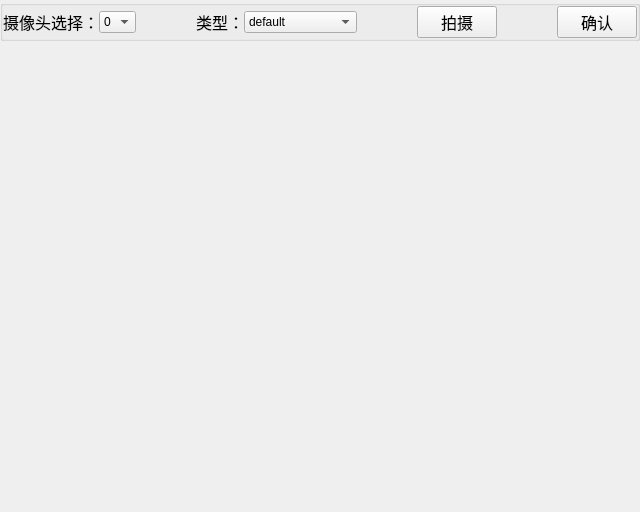
<?xml version="1.0" encoding="UTF-8"?>
<ui version="4.0">
 <class>zhaopian</class>
 <widget class="QWidget" name="zhaopian">
  <property name="geometry">
   <rect>
    <x>0</x>
    <y>0</y>
    <width>640</width>
    <height>512</height>
   </rect>
  </property>
  <property name="windowTitle">
   <string>Form</string>
  </property>
  <layout class="QGridLayout" name="gridLayout_3">
   <property name="leftMargin">
    <number>0</number>
   </property>
   <property name="topMargin">
    <number>0</number>
   </property>
   <property name="rightMargin">
    <number>0</number>
   </property>
   <property name="bottomMargin">
    <number>0</number>
   </property>
   <property name="spacing">
    <number>0</number>
   </property>
   <item row="0" column="0">
    <widget class="QGroupBox" name="groupBox">
     <property name="sizePolicy">
      <sizepolicy hsizetype="Preferred" vsizetype="Fixed">
       <horstretch>0</horstretch>
       <verstretch>0</verstretch>
      </sizepolicy>
     </property>
     <property name="title">
      <string/>
     </property>
     <layout class="QGridLayout" name="gridLayout_2">
      <property name="leftMargin">
       <number>0</number>
      </property>
      <property name="topMargin">
       <number>0</number>
      </property>
      <property name="rightMargin">
       <number>0</number>
      </property>
      <property name="bottomMargin">
       <number>0</number>
      </property>
      <property name="spacing">
       <number>0</number>
      </property>
      <item row="0" column="0">
       <layout class="QGridLayout" name="gridLayout">
        <property name="sizeConstraint">
         <enum>QLayout::SetFixedSize</enum>
        </property>
        <property name="spacing">
         <number>0</number>
        </property>
        <item row="0" column="3">
         <widget class="QLabel" name="label">
          <property name="sizePolicy">
           <sizepolicy hsizetype="Fixed" vsizetype="Fixed">
            <horstretch>0</horstretch>
            <verstretch>0</verstretch>
           </sizepolicy>
          </property>
          <property name="font">
           <font>
            <family>Agency FB</family>
            <pointsize>12</pointsize>
           </font>
          </property>
          <property name="layoutDirection">
           <enum>Qt::RightToLeft</enum>
          </property>
          <property name="text">
           <string>类型：</string>
          </property>
         </widget>
        </item>
        <item row="0" column="7">
         <spacer name="horizontalSpacer_3">
          <property name="orientation">
           <enum>Qt::Horizontal</enum>
          </property>
          <property name="sizeHint" stdset="0">
           <size>
            <width>40</width>
            <height>20</height>
           </size>
          </property>
         </spacer>
        </item>
        <item row="0" column="1">
         <widget class="QComboBox" name="action_JingTou">
          <property name="sizePolicy">
           <sizepolicy hsizetype="Fixed" vsizetype="Fixed">
            <horstretch>0</horstretch>
            <verstretch>0</verstretch>
           </sizepolicy>
          </property>
          <property name="editable">
           <bool>false</bool>
          </property>
          <item>
           <property name="text">
            <string>0</string>
           </property>
          </item>
          <item>
           <property name="text">
            <string extracomment="头像">1</string>
           </property>
          </item>
          <item>
           <property name="text">
            <string>2</string>
           </property>
          </item>
         </widget>
        </item>
        <item row="0" column="2">
         <spacer name="horizontalSpacer_2">
          <property name="orientation">
           <enum>Qt::Horizontal</enum>
          </property>
          <property name="sizeHint" stdset="0">
           <size>
            <width>40</width>
            <height>20</height>
           </size>
          </property>
         </spacer>
        </item>
        <item row="0" column="4">
         <widget class="QComboBox" name="action_LeiXing">
          <property name="sizePolicy">
           <sizepolicy hsizetype="Fixed" vsizetype="Fixed">
            <horstretch>0</horstretch>
            <verstretch>0</verstretch>
           </sizepolicy>
          </property>
          <property name="editable">
           <bool>false</bool>
          </property>
          <item>
           <property name="text">
            <string>default</string>
           </property>
          </item>
          <item>
           <property name="text">
            <string extracomment="头像">Photo（26×32）</string>
           </property>
          </item>
          <item>
           <property name="text">
            <string>A4（297×210）</string>
           </property>
          </item>
          <item>
           <property name="text">
            <string>A4（210×297）</string>
           </property>
          </item>
          <item>
           <property name="text">
            <string>A3（420×297）</string>
           </property>
          </item>
          <item>
           <property name="text">
            <string>A3（297×420）</string>
           </property>
          </item>
         </widget>
        </item>
        <item row="0" column="5">
         <spacer name="horizontalSpacer">
          <property name="orientation">
           <enum>Qt::Horizontal</enum>
          </property>
          <property name="sizeHint" stdset="0">
           <size>
            <width>40</width>
            <height>20</height>
           </size>
          </property>
         </spacer>
        </item>
        <item row="0" column="0">
         <widget class="QLabel" name="label_2">
          <property name="sizePolicy">
           <sizepolicy hsizetype="Fixed" vsizetype="Fixed">
            <horstretch>0</horstretch>
            <verstretch>0</verstretch>
           </sizepolicy>
          </property>
          <property name="font">
           <font>
            <family>Agency FB</family>
            <pointsize>12</pointsize>
           </font>
          </property>
          <property name="layoutDirection">
           <enum>Qt::RightToLeft</enum>
          </property>
          <property name="text">
           <string>摄像头选择：</string>
          </property>
         </widget>
        </item>
        <item row="0" column="8">
         <widget class="QPushButton" name="action_QueRne">
          <property name="sizePolicy">
           <sizepolicy hsizetype="Fixed" vsizetype="Fixed">
            <horstretch>0</horstretch>
            <verstretch>0</verstretch>
           </sizepolicy>
          </property>
          <property name="font">
           <font>
            <family>Agency FB</family>
            <pointsize>12</pointsize>
           </font>
          </property>
          <property name="text">
           <string>确认</string>
          </property>
         </widget>
        </item>
        <item row="0" column="6">
         <widget class="QPushButton" name="action_PaiShe">
          <property name="sizePolicy">
           <sizepolicy hsizetype="Fixed" vsizetype="Fixed">
            <horstretch>0</horstretch>
            <verstretch>0</verstretch>
           </sizepolicy>
          </property>
          <property name="font">
           <font>
            <family>Agency FB</family>
            <pointsize>12</pointsize>
           </font>
          </property>
          <property name="text">
           <string>拍摄</string>
          </property>
         </widget>
        </item>
       </layout>
      </item>
     </layout>
    </widget>
   </item>
   <item row="1" column="0">
    <widget class="QLabel" name="XianShi">
     <property name="text">
      <string/>
     </property>
    </widget>
   </item>
  </layout>
 </widget>
 <resources/>
 <connections/>
</ui>
